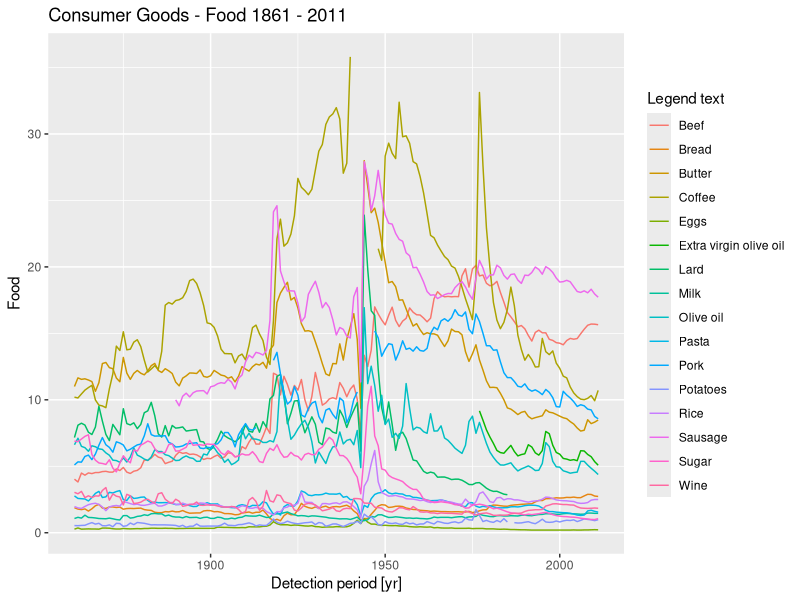

Write the R code that produced this figure.
## ---- chunk 1
prezzi <- read.table("./data/PrezziMediAlConsumo.csv", header=TRUE, sep=",", na.strings="NA", dec=".", strip.white=TRUE)
## ---- chunk 2
head(prezzi)
## ---- chunk 3
prezzi_long = with( prezzi, 
    rbind (
        data.frame(food = "Bread", anni = anni, prezzo = pane),
        data.frame(food = "Pasta", anni = anni, prezzo = pasta),
        data.frame(food = "Rice", anni = anni, prezzo = riso),
        data.frame(food = "Potatoes", anni = anni, prezzo = patate),
        data.frame(food = "Beef", anni = anni, prezzo = carne.bovi),
        data.frame(food = "Pork", anni = anni, prezzo = carne.sui),
        data.frame(food = "Sausage", anni = anni, prezzo = salame),
        data.frame(food = "Eggs", anni = anni, prezzo = uova),
        data.frame(food = "Milk", anni = anni, prezzo = latte),
        data.frame(food = "Butter", anni = anni, prezzo = burro),
        data.frame(food = "Lard", anni = anni, prezzo = lardo),
        data.frame(food = "Extra virgin olive oil", anni = anni, prezzo = olio.extra.oliva),
        data.frame(food = "Olive oil", anni = anni, prezzo = olio.oliva),
        data.frame(food = "Wine", anni = anni, prezzo = vino),
        data.frame(food = "Coffee", anni = anni, prezzo = caffe),
        data.frame(food = "Sugar", anni = anni, prezzo = zucchero)                            
    )
)
head(prezzi_long)
## ---- chunk 4
library(ggplot2)
ggplot(prezzi_long, aes(x=anni,y=prezzo,colour=food,group=food)) + 
    geom_line() +
    xlab("Detection period [yr]") +
    ylab("Food") +
    ggtitle("Consumer Goods - Food 1861 - 2011")   +
    labs(color="Legend text")
